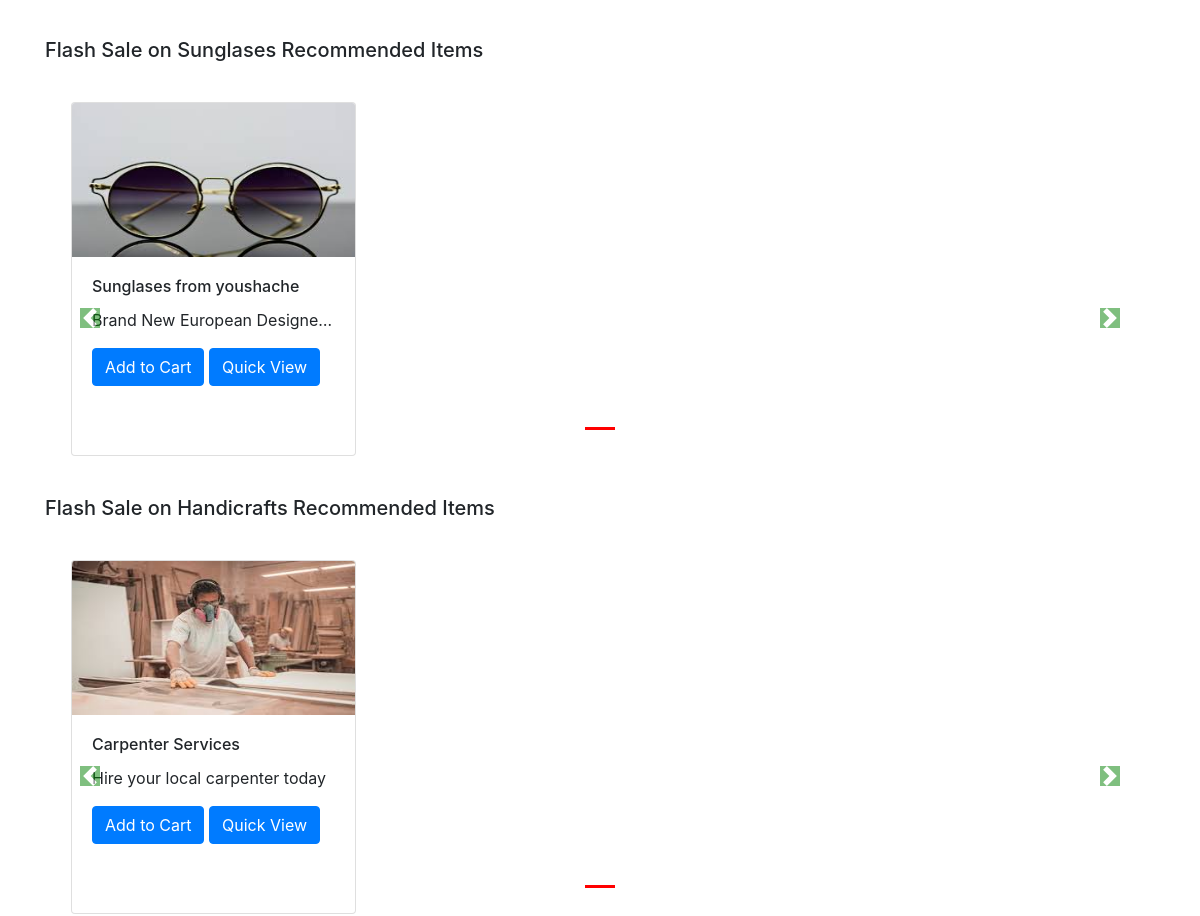
Page /shop/ (middle part) on the earlier database version.
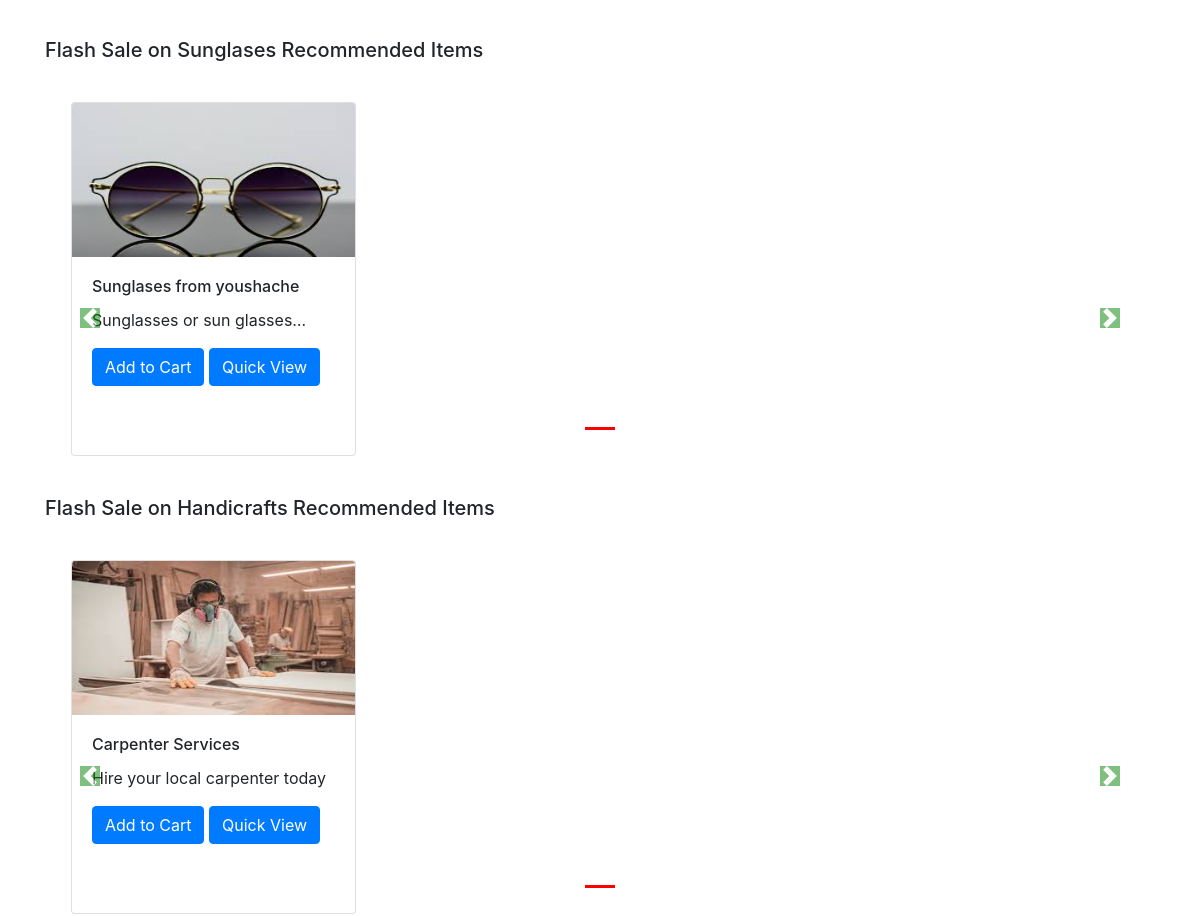
Same page on the later database version.
### shop/models.py (models this page shows, shortened)
class Product(models.Model):
    product_id = models.AutoField
    product_name = models.CharField(max_length=50)
    category = models.CharField(max_length= 50, default="")
    subcategory = models.CharField(max_length= 50, default="")
    price = models.IntegerField(default=0)
    desc = models.CharField(max_length=1000)
    pub_date = models.DateField()
    image = models.ImageField(upload_to="shop/images", default="")

### shop/views.py (the view)
# urls.py: path("", views.index ,name="ShopHome")
def index(request):
    allProds = []
    catprods = Product.objects.values('category','id')
    cats = {item['category'] for item in catprods}
    for cat in cats:
        prod = Product.objects.filter(category=cat)
        n = len(prod)
        nSlides = n // 4 + ceil((n / 4) - (n // 4))
        allProds.append([prod,range(1,nSlides),nSlides])
    params ={'allProds':allProds}
    return render(request,'shop/index.html',params)

### shop/templates/shop/index.html (shortened to what this page needs)
{% extends 'shop/basic.html' %}
{% block body %}
{% load static %}
<div class="container">
    {% for product, range, nSlides in allProds %}
    <h5 class="my-4">Flash Sale on {{product.0.category}} Recommended Items </h5>
    <div class="row">
  <div id="demo{{forloop.counter}}" class=" col carousel slide my-3" data-ride="carousel">
    <ul class="carousel-indicators">
      <li data-target="#demo{{forloop.counter}}" data-slide-to="0" class="active"></li>
    </ul>
    <div class="container carousel-inner no-padding">
      <div class="carousel-item active">
          {% for i in product %}
          <div class="col-ax-3 col-sm-3 col-md-3">
          <div class="card" style="width: 18rem;">
            <img src='/media/{{i.image}}''" class="card-img-top" alt="...">
            <div class="card-body">
              <h6 class="card-title">{{i.product_name}}</h6>
              <p class="card-text">{{i.desc}}</p>
              <button id="pr{{i.id}}" class="btn btn-primary cart">Add to Cart </button>
              <a href="/shop/products/{{i.id}}"><button id="qv{{i.id}}" class="btn btn-primary cart">Quick View </button></a>
            </div>
          </div>
        </div>
          {% endfor %}
    </div>
  </div>
  </div>
  <a class="carousel-control-prev" href="#demo{{forloop.counter}}" data-slide="next">
    <span class="carousel-control-prev-icon"></span>
  </a>
  <a class="carousel-control-next" href="#demo{{forloop.counter}}" data-slide="prev">
    <span class="carousel-control-next-icon"></span>
  </a>
        </div>
    {% endfor %}
</div>
 {% endblock %}

### shop/templates/shop/basic.html (shortened to what this page needs)
<!doctype html>
<html lang="en">
<head>
  <link rel="stylesheet" href="https://stackpath.bootstrapcdn.com/bootstrap/4.4.1/css/bootstrap.min.css">
</head>
<body>
{% block body %} {% endblock %}
</body>
</html>

Differences in the rows shown:
changed Product "Sunglases from youshache": desc "Brand New European…" → "Sunglasses or sun…"
